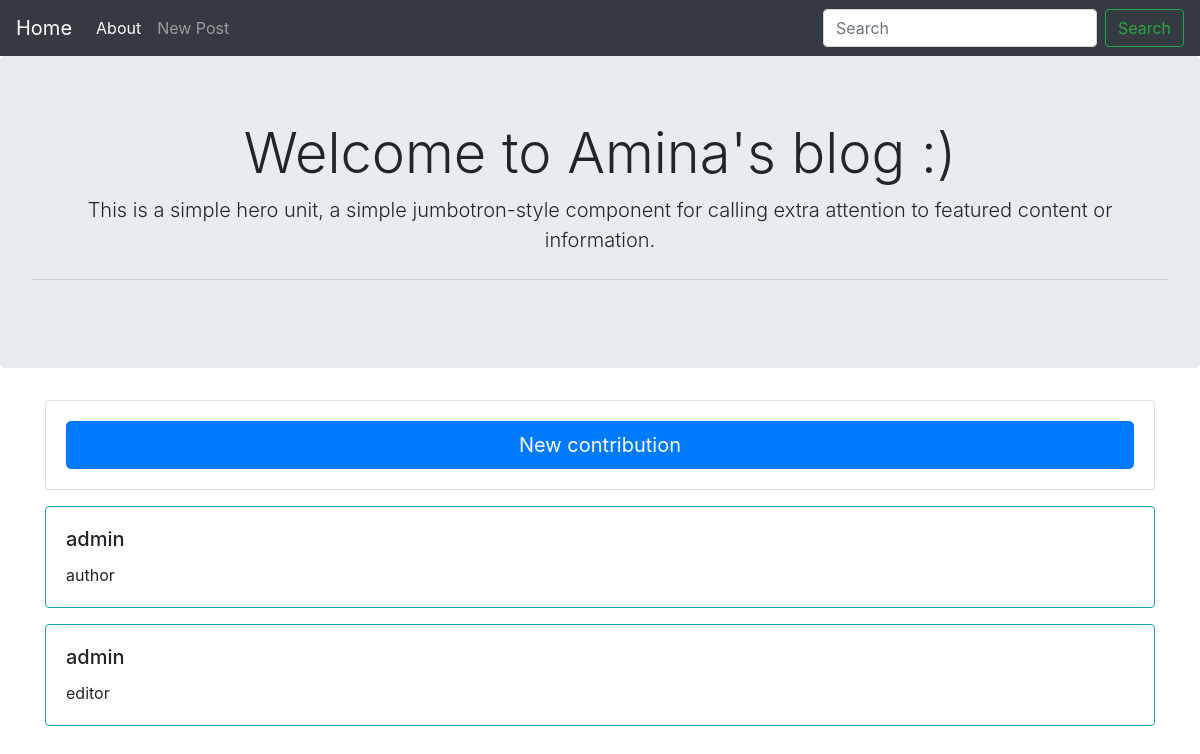
Page /contributionlist/1 on the committed database.
### blog/models.py (models this page shows, shortened)
class Contribution(models.Model):
    cat = [('author','Author'),('editor','Editor')]
    user = models.ForeignKey(User,on_delete=models.CASCADE)
    post = models.ForeignKey(Post,on_delete=models.CASCADE)
    contribution = models.CharField(max_length=30,choices=cat)
    class Meta:
        unique_together = (("user", "post","contribution"),)

### blog/views.py (the view)
# urls.py: path('contributionlist/<int:post_pk>',views.contributionlist_view, name = 'contributionlist-path'),
def contributionlist_view(request, post_pk):
    obj = Post.objects.get(id = post_pk)
    contribs = Contribution.objects.filter(post = obj)
    return render(request,'blog/contributionlist.html',{'contribs' : contribs,'post':obj})

### blog/templates/blog/contributionlist.html
{% extends "blog/base.html" %}
{% block content %}
<div class="card  mt-3" >
    <div class="card-body">
      <a href="{% url 'contributioncreate-path' post.pk %}" class="btn btn-primary btn-lg btn-block">New contribution</a>
    </div>
</div>
{% for contribution  in contribs %}
<div class="card border-info mt-3" >
    <div class="card-body">
      <h5 class="card-title">{{contribution.user}}</h5>
      <p class="card-text">{{contribution.contribution}}</p>
    </div>
  </div>
{% endfor %}
{% endblock  %}

### blog/templates/blog/base.html (shortened to what this page needs)
<!doctype html>
<html lang="en">
  <head>
    <link rel="stylesheet" href="https://cdn.jsdelivr.net/npm/bootstrap@4.6.0/dist/css/bootstrap.min.css">
  </head>
  <body>
    <nav class="navbar navbar-expand-lg navbar-dark bg-dark">
        <a class="navbar-brand" href="#">Home</a>
        <div class="collapse navbar-collapse" id="navbarSupportedContent">
          <ul class="navbar-nav mr-auto">
            <li class="nav-item active">
              <a class="nav-link" href="#">About <span class="sr-only">(current)</span></a>
            </li>
            <li class="nav-item">
              <a class="nav-link" href="{% url 'create-path' %}">New Post</a>
            </li>
          </ul>
          <form class="form-inline my-2 my-lg-0">
            <input class="form-control mr-sm-2" type="search" placeholder="Search" aria-label="Search">
            <button class="btn btn-outline-success my-2 my-sm-0" type="submit">Search</button>
          </form>
        </div>
      </nav>
            <div class="jumbotron text-center" >
                <h1 class="display-4">Welcome to Amina's blog :)</h1>
                <p class="lead">This is a simple hero unit, a simple jumbotron-style component for calling extra attention to featured content or information.</p>
                <hr class="my-4">
            </div>
            <div class="container">
            {% block content %}
            {% endblock  %}
        </div>
  </body>
</html>

### rows in the picture
Contribution: user "admin", contribution "author"
Contribution: user "admin", contribution "editor"
